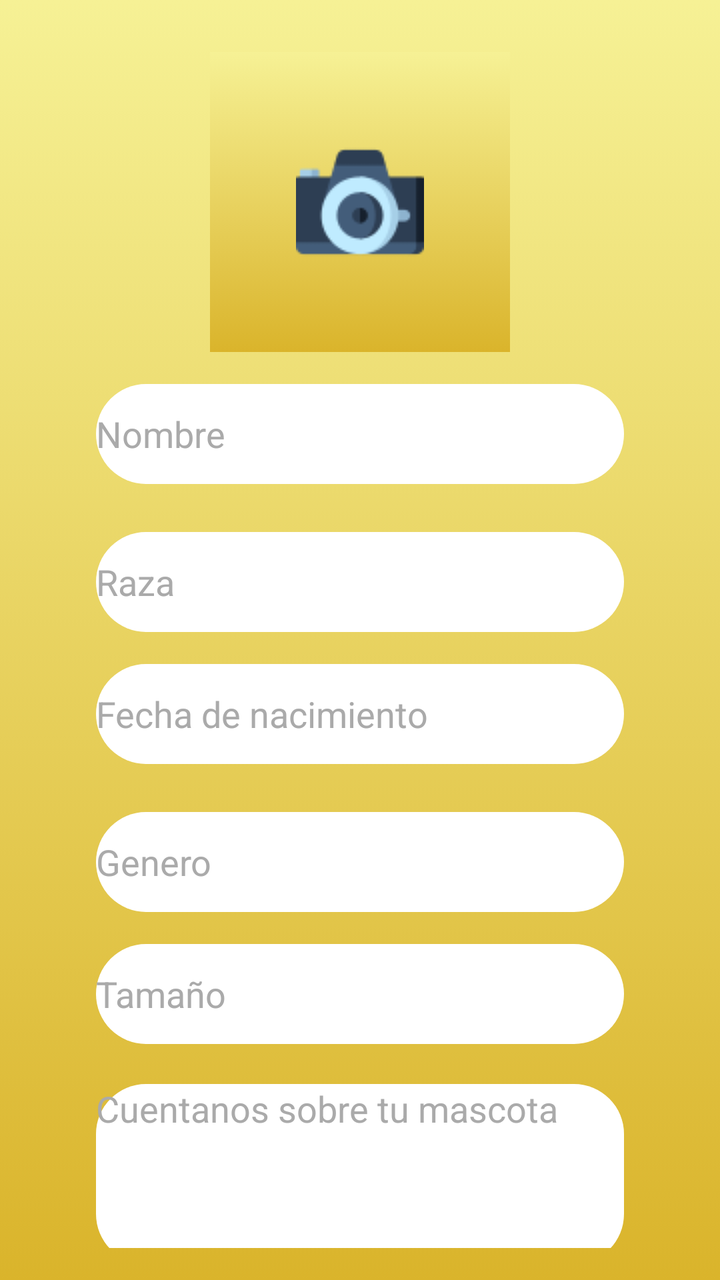
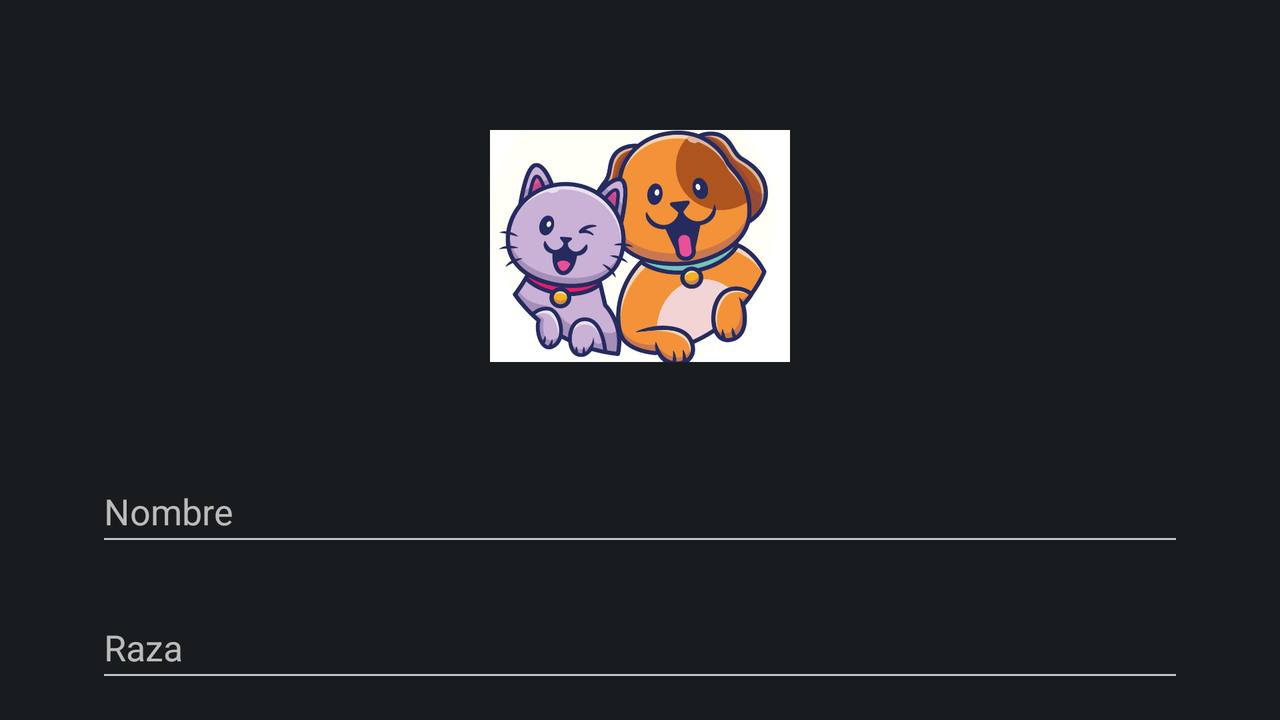

Compare how this app lays out the same screen by default and in its alternative resource folder. The renders come first, then the two layout files and the values they reference.
<!-- AndroidManifest.xml: activity theme android:Theme.DeviceDefault.NoActionBar.Fullscreen -->
<!-- res/layout/activity_registro_mascota.xml -->
<?xml version="1.0" encoding="utf-8"?>
<androidx.constraintlayout.widget.ConstraintLayout xmlns:android="http://schemas.android.com/apk/res/android"
    xmlns:app="http://schemas.android.com/apk/res-auto"
    xmlns:tools="http://schemas.android.com/tools"
    android:layout_width="match_parent"
    android:layout_height="match_parent"
    android:background="@drawable/background_degra"
    android:clickable="true"
    android:focusable="true"
    android:padding="16dp"
    tools:context=".Steps.RegistroMascotaActivity">

    <EditText
        android:id="@+id/nombreMascota"
        android:layout_width="match_parent"
        android:layout_height="wrap_content"
        android:layout_marginStart="32dp"
        android:layout_marginTop="16dp"
        android:layout_marginEnd="32dp"
        android:background="@drawable/boton_blanco"
        android:ems="10"
        android:hint="@string/NombreMascota"
        android:inputType="textPersonName"
        android:minHeight="48dp"
        android:textColorHint="@android:color/darker_gray"
        app:layout_constraintEnd_toEndOf="parent"
        app:layout_constraintStart_toStartOf="parent"
        app:layout_constraintTop_toBottomOf="@+id/btnfoto" />

    <EditText
        android:id="@+id/nacimientoMascota"
        android:layout_width="match_parent"
        android:layout_height="wrap_content"
        android:layout_marginStart="32dp"
        android:layout_marginTop="16dp"
        android:layout_marginEnd="32dp"
        android:background="@drawable/boton_blanco"
        android:ems="10"
        android:hint="@string/NacimientoMascota"
        android:inputType="date"
        android:minHeight="48dp"
        android:textColorHint="@android:color/darker_gray"
        app:layout_constraintEnd_toEndOf="parent"
        app:layout_constraintStart_toStartOf="parent"
        app:layout_constraintTop_toBottomOf="@+id/razaMascota" />

    <EditText
        android:id="@+id/generoMascota"
        android:layout_width="match_parent"
        android:layout_height="wrap_content"
        android:layout_marginStart="32dp"
        android:layout_marginTop="24dp"
        android:layout_marginEnd="32dp"
        android:background="@drawable/boton_blanco"
        android:ems="10"
        android:hint="@string/GeneroMascota"
        android:inputType="textPersonName"
        android:minHeight="48dp"
        android:textColorHint="@android:color/darker_gray"
        app:layout_constraintEnd_toEndOf="parent"
        app:layout_constraintStart_toStartOf="parent"
        app:layout_constraintTop_toBottomOf="@+id/nacimientoMascota" />

    <EditText
        android:id="@+id/TamañoMascota"
        android:layout_width="match_parent"
        android:layout_height="wrap_content"
        android:layout_marginStart="32dp"
        android:layout_marginTop="16dp"
        android:layout_marginEnd="32dp"
        android:background="@drawable/boton_blanco"
        android:ems="10"
        android:hint="@string/TamañoMascota"
        android:inputType="textPersonName"
        android:minHeight="48dp"
        android:textColorHint="@android:color/darker_gray"
        app:layout_constraintEnd_toEndOf="parent"
        app:layout_constraintStart_toStartOf="parent"
        app:layout_constraintTop_toBottomOf="@+id/generoMascota" />

    <EditText
        android:id="@+id/DescripcionMascota"
        android:layout_width="match_parent"
        android:layout_height="90dp"
        android:layout_marginStart="32dp"
        android:layout_marginTop="20dp"
        android:layout_marginEnd="32dp"
        android:background="@drawable/boton_blanco"
        android:ems="10"
        android:gravity="top"
        android:hint="@string/DescripciónMascota"
        android:inputType="textPersonName"
        android:minHeight="48dp"
        android:textColorHint="@android:color/darker_gray"
        app:layout_constraintEnd_toEndOf="parent"
        app:layout_constraintStart_toStartOf="parent"
        app:layout_constraintTop_toBottomOf="@+id/TamañoMascota" />

    <EditText
        android:id="@+id/razaMascota"
        android:layout_width="match_parent"
        android:layout_height="wrap_content"
        android:layout_marginStart="32dp"
        android:layout_marginTop="24dp"
        android:layout_marginEnd="32dp"
        android:background="@drawable/boton_blanco"
        android:ems="10"
        android:hint="@string/RazaMascota"
        android:inputType="textPersonName"
        android:minHeight="48dp"
        android:textColorHint="@android:color/darker_gray"
        app:layout_constraintEnd_toEndOf="parent"
        app:layout_constraintStart_toStartOf="parent"
        app:layout_constraintTop_toBottomOf="@+id/nombreMascota" />

    <Button
        android:id="@+id/btnContinuarMascota"
        android:layout_width="match_parent"
        android:layout_height="wrap_content"
        android:layout_marginStart="100dp"
        android:layout_marginTop="20dp"
        android:layout_marginEnd="100dp"
        android:background="@drawable/boton_redondo"
        android:clickable="true"
        android:shadowColor="#673AB7"
        android:text="@string/botonContinuarMascota"
        android:textAllCaps="false"
        android:textSize="16sp"
        android:textStyle="bold"
        android:typeface="monospace"
        app:layout_constraintEnd_toEndOf="parent"
        app:layout_constraintStart_toStartOf="parent"
        app:layout_constraintTop_toBottomOf="@+id/DescripcionMascota"
        app:rippleColor="#673AB7"
        app:strokeColor="#673AB7" />

    <ImageButton
        android:id="@+id/btnfoto"
        android:layout_width="150dp"
        android:layout_height="150dp"
        android:layout_marginTop="10dp"
        android:background="@drawable/background_degra"
        android:src="@drawable/camara"
        app:layout_constraintBottom_toTopOf="@+id/nombreMascota"
        app:layout_constraintEnd_toEndOf="parent"
        app:layout_constraintStart_toStartOf="parent"
        app:layout_constraintTop_toTopOf="parent" />
   />


</androidx.constraintlayout.widget.ConstraintLayout>
<!-- resources referenced by this layout -->
<resources>
  <!-- drawable background_degra (drawable) -->
  <?xml version="1.0" encoding="utf-8"?>
  <selector xmlns:android="http://schemas.android.com/apk/res/android">
      <item>
          <shape android:shape="rectangle" >
  
              <gradient
                  android:centerX="@color/colorTres"
                  android:startColor="@color/colorTres"
                  android:endColor="@color/colorDos"
                  android:type="linear"
                  android:angle="270"/>
  
          </shape>
      </item>
  </selector>
  <!-- drawable boton_blanco (drawable) -->
  <?xml version="1.0" encoding="utf-8"?>
  <shape xmlns:android="http://schemas.android.com/apk/res/android"
      android:shape="rectangle">
      android:shape="rectangle">
      <size android:width="50dp"        android:height="50dp"></size>
      <corners android:radius="25dp"></corners>
      <solid android:color="#FFFFFF"></solid>
  </shape>
  <!-- drawable boton_redondo (drawable) -->
  <?xml version="1.0" encoding="utf-8"?>
  <shape xmlns:android="http://schemas.android.com/apk/res/android"
  android:shape="rectangle">
      android:shape="rectangle">
      <size android:width="50dp"        android:height="50dp"></size>
      <corners android:radius="25dp"></corners>
      <solid android:color="#0097A7"></solid>
  </shape>
  <!-- drawable camara: png bitmap (drawable, 2899 bytes) -->
  <string name="GeneroMascota">Genero</string>
  <string name="NacimientoMascota">Fecha de nacimiento</string>
  <string name="NombreMascota">Nombre</string>
  <string name="RazaMascota">Raza</string>
  <string name="botonContinuarMascota">Continuar</string>
  
      //InicioAppActivity
  <color name="colorTres">#F6F195</color>
  <color name="colorDos">#DAB42B</color>
</resources>
<!-- res/layout-land/activity_registro_mascota.xml (the repository's variant of the layout above) -->
<!-- drawn on the phone turned sideways -->
<?xml version="1.0" encoding="utf-8"?>
<androidx.constraintlayout.widget.ConstraintLayout xmlns:android="http://schemas.android.com/apk/res/android"
    xmlns:app="http://schemas.android.com/apk/res-auto"
    xmlns:tools="http://schemas.android.com/tools"
    android:layout_width="match_parent"
    android:layout_height="match_parent"
    android:clickable="true"
    android:padding="16dp"
    tools:context=".Steps.RegistroMascotaActivity"
    android:focusable="true">

    <EditText
        android:id="@+id/nombreMascota"
        android:layout_width="match_parent"
        android:layout_height="wrap_content"
        android:layout_marginStart="32dp"
        android:layout_marginTop="32dp"
        android:layout_marginEnd="32dp"
        android:ems="10"
        android:hint="@string/NombreMascota"
        android:inputType="textPersonName"
        android:minHeight="48dp"
        app:layout_constraintEnd_toEndOf="parent"
        app:layout_constraintStart_toStartOf="parent"
        app:layout_constraintTop_toBottomOf="@+id/btnfoto" />

    <EditText
        android:id="@+id/razaMascota"
        android:layout_width="match_parent"
        android:layout_height="wrap_content"
        android:layout_marginStart="32dp"
        android:layout_marginTop="20dp"
        android:layout_marginEnd="32dp"
        android:ems="10"
        android:hint="@string/RazaMascota"
        android:inputType="textPersonName"
        android:minHeight="48dp"
        app:layout_constraintEnd_toEndOf="parent"
        app:layout_constraintHorizontal_bias="0.0"
        app:layout_constraintStart_toStartOf="parent"
        app:layout_constraintTop_toBottomOf="@+id/nombreMascota" />

    <EditText
        android:id="@+id/nacimientoMascota"
        android:layout_width="match_parent"
        android:layout_height="wrap_content"
        android:layout_marginStart="32dp"
        android:layout_marginTop="20dp"
        android:layout_marginEnd="32dp"
        android:ems="10"
        android:hint="@string/NacimientoMascota"
        android:inputType="date"
        android:minHeight="48dp"
        app:layout_constraintEnd_toEndOf="parent"
        app:layout_constraintHorizontal_bias="1.0"
        app:layout_constraintStart_toStartOf="parent"
        app:layout_constraintTop_toBottomOf="@+id/razaMascota" />

    <EditText
        android:id="@+id/generoMascota"
        android:layout_width="match_parent"
        android:layout_height="wrap_content"
        android:layout_marginStart="32dp"
        android:layout_marginTop="20dp"
        android:layout_marginEnd="32dp"
        android:ems="10"
        android:hint="@string/GeneroMascota"
        android:inputType="textPersonName"
        android:minHeight="48dp"
        app:layout_constraintEnd_toEndOf="parent"
        app:layout_constraintHorizontal_bias="0.906"
        app:layout_constraintStart_toStartOf="parent"
        app:layout_constraintTop_toBottomOf="@+id/nacimientoMascota" />

    <EditText
        android:id="@+id/TamañoMascota"
        android:layout_width="match_parent"
        android:layout_height="wrap_content"
        android:layout_marginStart="32dp"
        android:layout_marginTop="20dp"
        android:layout_marginEnd="32dp"
        android:ems="10"
        android:hint="@string/TamañoMascota"
        android:inputType="textPersonName"
        android:minHeight="48dp"
        app:layout_constraintEnd_toEndOf="parent"
        app:layout_constraintStart_toStartOf="parent"
        app:layout_constraintTop_toBottomOf="@+id/generoMascota" />

    <EditText
        android:id="@+id/DescripcionMascota"
        android:layout_width="match_parent"
        android:layout_height="wrap_content"
        android:layout_marginStart="32dp"
        android:layout_marginTop="20dp"
        android:layout_marginEnd="32dp"
        android:ems="10"
        android:hint="@string/DescripciónMascota"
        android:inputType="textPersonName"
        android:minHeight="48dp"
        app:layout_constraintEnd_toEndOf="parent"
        app:layout_constraintStart_toStartOf="parent"
        app:layout_constraintTop_toBottomOf="@+id/TamañoMascota" />

    <Button
        android:id="@+id/btnContinuarMascota"
        android:layout_width="match_parent"
        android:layout_height="wrap_content"
        android:layout_marginStart="100dp"
        android:layout_marginTop="32dp"
        android:layout_marginEnd="100dp"
        android:clickable="true"
        android:shadowColor="#673AB7"
        android:text="@string/botonContinuarMascota"
        android:textAllCaps="false"
        app:layout_constraintEnd_toEndOf="parent"
        app:layout_constraintStart_toStartOf="parent"
        app:layout_constraintTop_toBottomOf="@+id/DescripcionMascota"
        app:rippleColor="#673AB7"
        app:strokeColor="#673AB7" />

    <ImageView
        android:id="@+id/btnfoto"
        android:layout_width="150dp"
        android:layout_height="150dp"
        android:layout_marginTop="32dp"
        android:src="@drawable/loginmascota"
        app:layout_constraintBottom_toTopOf="@+id/nombreMascota"
        app:layout_constraintEnd_toEndOf="parent"
        app:layout_constraintStart_toStartOf="parent"
        app:layout_constraintTop_toTopOf="parent" />


</androidx.constraintlayout.widget.ConstraintLayout>
<!-- resources referenced by the variant -->
<!-- as the phone turned sideways resolves them -->
<resources>
  <!-- drawable loginmascota: png bitmap (drawable, 222562 bytes) -->
  <string name="GeneroMascota">Genero</string>
  <string name="NacimientoMascota">Fecha de nacimiento</string>
  <string name="NombreMascota">Nombre</string>
  <string name="RazaMascota">Raza</string>
  <string name="botonContinuarMascota">Continuar</string>
  
      //InicioAppActivity
</resources>
